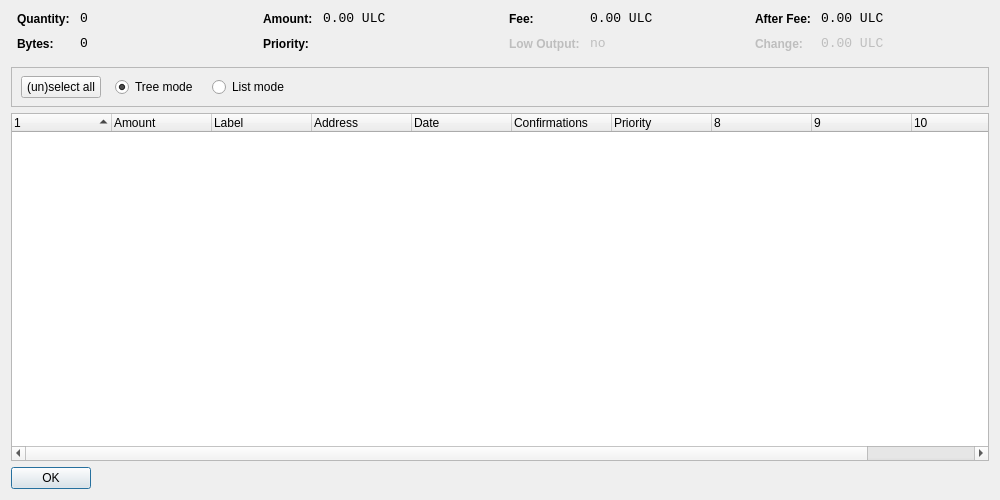
<?xml version="1.0" encoding="UTF-8"?>
<ui version="4.0">
 <class>CoinControlDialog</class>
 <widget class="QDialog" name="CoinControlDialog">
  <property name="geometry">
   <rect>
    <x>0</x>
    <y>0</y>
    <width>1000</width>
    <height>500</height>
   </rect>
  </property>
  <property name="windowTitle">
   <string>Coin Control</string>
  </property>
  <layout class="QVBoxLayout" name="verticalLayout">
   <item>
    <layout class="QHBoxLayout" name="horizontalLayoutTop" stretch="0,0,0,0">
     <property name="topMargin">
      <number>0</number>
     </property>
     <property name="bottomMargin">
      <number>10</number>
     </property>
     <item>
      <layout class="QFormLayout" name="formLayoutCoinControl1">
       <property name="horizontalSpacing">
        <number>10</number>
       </property>
       <property name="verticalSpacing">
        <number>10</number>
       </property>
       <property name="leftMargin">
        <number>6</number>
       </property>
       <property name="rightMargin">
        <number>6</number>
       </property>
       <item row="0" column="0">
        <widget class="QLabel" name="labelCoinControlQuantityText">
         <property name="styleSheet">
          <string notr="true">font-weight:bold;</string>
         </property>
         <property name="text">
          <string>Quantity:</string>
         </property>
        </widget>
       </item>
       <item row="0" column="1">
        <widget class="QLabel" name="labelCoinControlQuantity">
         <property name="font">
          <font>
           <family>Monospace</family>
           <pointsize>10</pointsize>
          </font>
         </property>
         <property name="cursor">
          <cursorShape>IBeamCursor</cursorShape>
         </property>
         <property name="contextMenuPolicy">
          <enum>Qt::ActionsContextMenu</enum>
         </property>
         <property name="text">
          <string notr="true">0</string>
         </property>
         <property name="textInteractionFlags">
          <set>Qt::LinksAccessibleByMouse|Qt::TextSelectableByKeyboard|Qt::TextSelectableByMouse</set>
         </property>
        </widget>
       </item>
       <item row="1" column="0">
        <widget class="QLabel" name="labelCoinControlBytesText">
         <property name="styleSheet">
          <string notr="true">font-weight:bold;</string>
         </property>
         <property name="text">
          <string>Bytes:</string>
         </property>
        </widget>
       </item>
       <item row="1" column="1">
        <widget class="QLabel" name="labelCoinControlBytes">
         <property name="font">
          <font>
           <family>Monospace</family>
           <pointsize>10</pointsize>
          </font>
         </property>
         <property name="cursor">
          <cursorShape>IBeamCursor</cursorShape>
         </property>
         <property name="contextMenuPolicy">
          <enum>Qt::ActionsContextMenu</enum>
         </property>
         <property name="text">
          <string notr="true">0</string>
         </property>
         <property name="textInteractionFlags">
          <set>Qt::LinksAccessibleByMouse|Qt::TextSelectableByKeyboard|Qt::TextSelectableByMouse</set>
         </property>
        </widget>
       </item>
      </layout>
     </item>
     <item>
      <layout class="QFormLayout" name="formLayoutCoinControl2">
       <property name="horizontalSpacing">
        <number>10</number>
       </property>
       <property name="verticalSpacing">
        <number>10</number>
       </property>
       <property name="leftMargin">
        <number>6</number>
       </property>
       <property name="rightMargin">
        <number>6</number>
       </property>
       <item row="0" column="0">
        <widget class="QLabel" name="labelCoinControlAmountText">
         <property name="styleSheet">
          <string notr="true">font-weight:bold;</string>
         </property>
         <property name="text">
          <string>Amount:</string>
         </property>
        </widget>
       </item>
       <item row="0" column="1">
        <widget class="QLabel" name="labelCoinControlAmount">
         <property name="font">
          <font>
           <family>Monospace</family>
           <pointsize>10</pointsize>
          </font>
         </property>
         <property name="cursor">
          <cursorShape>IBeamCursor</cursorShape>
         </property>
         <property name="contextMenuPolicy">
          <enum>Qt::ActionsContextMenu</enum>
         </property>
         <property name="text">
          <string notr="true">0.00 ULC</string>
         </property>
         <property name="textInteractionFlags">
          <set>Qt::LinksAccessibleByMouse|Qt::TextSelectableByKeyboard|Qt::TextSelectableByMouse</set>
         </property>
        </widget>
       </item>
       <item row="1" column="0">
        <widget class="QLabel" name="labelCoinControlPriorityText">
         <property name="styleSheet">
          <string notr="true">font-weight:bold;</string>
         </property>
         <property name="text">
          <string>Priority:</string>
         </property>
        </widget>
       </item>
       <item row="1" column="1">
        <widget class="QLabel" name="labelCoinControlPriority">
         <property name="font">
          <font>
           <family>Monospace</family>
           <pointsize>10</pointsize>
          </font>
         </property>
         <property name="cursor">
          <cursorShape>IBeamCursor</cursorShape>
         </property>
         <property name="contextMenuPolicy">
          <enum>Qt::ActionsContextMenu</enum>
         </property>
         <property name="text">
          <string/>
         </property>
         <property name="textInteractionFlags">
          <set>Qt::LinksAccessibleByMouse|Qt::TextSelectableByKeyboard|Qt::TextSelectableByMouse</set>
         </property>
        </widget>
       </item>
      </layout>
     </item>
     <item>
      <layout class="QFormLayout" name="formLayoutCoinControl3">
       <property name="horizontalSpacing">
        <number>10</number>
       </property>
       <property name="verticalSpacing">
        <number>10</number>
       </property>
       <property name="leftMargin">
        <number>6</number>
       </property>
       <property name="rightMargin">
        <number>6</number>
       </property>
       <item row="0" column="0">
        <widget class="QLabel" name="labelCoinControlFeeText">
         <property name="styleSheet">
          <string notr="true">font-weight:bold;</string>
         </property>
         <property name="text">
          <string>Fee:</string>
         </property>
        </widget>
       </item>
       <item row="0" column="1">
        <widget class="QLabel" name="labelCoinControlFee">
         <property name="font">
          <font>
           <family>Monospace</family>
           <pointsize>10</pointsize>
          </font>
         </property>
         <property name="cursor">
          <cursorShape>IBeamCursor</cursorShape>
         </property>
         <property name="contextMenuPolicy">
          <enum>Qt::ActionsContextMenu</enum>
         </property>
         <property name="text">
          <string notr="true">0.00 ULC</string>
         </property>
         <property name="textInteractionFlags">
          <set>Qt::LinksAccessibleByMouse|Qt::TextSelectableByKeyboard|Qt::TextSelectableByMouse</set>
         </property>
        </widget>
       </item>
       <item row="1" column="0">
        <widget class="QLabel" name="labelCoinControlLowOutputText">
         <property name="enabled">
          <bool>false</bool>
         </property>
         <property name="styleSheet">
          <string notr="true">font-weight:bold;</string>
         </property>
         <property name="text">
          <string>Low Output:</string>
         </property>
        </widget>
       </item>
       <item row="1" column="1">
        <widget class="QLabel" name="labelCoinControlLowOutput">
         <property name="enabled">
          <bool>false</bool>
         </property>
         <property name="font">
          <font>
           <family>Monospace</family>
           <pointsize>10</pointsize>
          </font>
         </property>
         <property name="cursor">
          <cursorShape>IBeamCursor</cursorShape>
         </property>
         <property name="contextMenuPolicy">
          <enum>Qt::ActionsContextMenu</enum>
         </property>
         <property name="text">
          <string notr="true">no</string>
         </property>
         <property name="textInteractionFlags">
          <set>Qt::LinksAccessibleByMouse|Qt::TextSelectableByKeyboard|Qt::TextSelectableByMouse</set>
         </property>
        </widget>
       </item>
      </layout>
     </item>
     <item>
      <layout class="QFormLayout" name="formLayoutCoinControl4">
       <property name="horizontalSpacing">
        <number>10</number>
       </property>
       <property name="verticalSpacing">
        <number>10</number>
       </property>
       <property name="leftMargin">
        <number>6</number>
       </property>
       <property name="rightMargin">
        <number>6</number>
       </property>
       <item row="0" column="0">
        <widget class="QLabel" name="labelCoinControlAfterFeeText">
         <property name="styleSheet">
          <string notr="true">font-weight:bold;</string>
         </property>
         <property name="text">
          <string>After Fee:</string>
         </property>
        </widget>
       </item>
       <item row="0" column="1">
        <widget class="QLabel" name="labelCoinControlAfterFee">
         <property name="font">
          <font>
           <family>Monospace</family>
           <pointsize>10</pointsize>
          </font>
         </property>
         <property name="cursor">
          <cursorShape>IBeamCursor</cursorShape>
         </property>
         <property name="contextMenuPolicy">
          <enum>Qt::ActionsContextMenu</enum>
         </property>
         <property name="text">
          <string notr="true">0.00 ULC</string>
         </property>
         <property name="textInteractionFlags">
          <set>Qt::LinksAccessibleByMouse|Qt::TextSelectableByKeyboard|Qt::TextSelectableByMouse</set>
         </property>
        </widget>
       </item>
       <item row="1" column="0">
        <widget class="QLabel" name="labelCoinControlChangeText">
         <property name="enabled">
          <bool>false</bool>
         </property>
         <property name="styleSheet">
          <string notr="true">font-weight:bold;</string>
         </property>
         <property name="text">
          <string>Change:</string>
         </property>
        </widget>
       </item>
       <item row="1" column="1">
        <widget class="QLabel" name="labelCoinControlChange">
         <property name="enabled">
          <bool>false</bool>
         </property>
         <property name="font">
          <font>
           <family>Monospace</family>
           <pointsize>10</pointsize>
          </font>
         </property>
         <property name="cursor">
          <cursorShape>IBeamCursor</cursorShape>
         </property>
         <property name="contextMenuPolicy">
          <enum>Qt::ActionsContextMenu</enum>
         </property>
         <property name="text">
          <string notr="true">0.00 ULC</string>
         </property>
         <property name="textInteractionFlags">
          <set>Qt::LinksAccessibleByMouse|Qt::TextSelectableByKeyboard|Qt::TextSelectableByMouse</set>
         </property>
        </widget>
       </item>
      </layout>
     </item>
    </layout>
   </item>
   <item>
    <widget class="QFrame" name="frame">
     <property name="minimumSize">
      <size>
       <width>0</width>
       <height>40</height>
      </size>
     </property>
     <property name="frameShape">
      <enum>QFrame::StyledPanel</enum>
     </property>
     <property name="frameShadow">
      <enum>QFrame::Sunken</enum>
     </property>
     <widget class="QWidget" name="horizontalLayoutWidget">
      <property name="geometry">
       <rect>
        <x>10</x>
        <y>0</y>
        <width>781</width>
        <height>41</height>
       </rect>
      </property>
      <layout class="QHBoxLayout" name="horizontalLayoutPanel" stretch="0,0,0,0,0">
       <property name="spacing">
        <number>14</number>
       </property>
       <item>
        <widget class="QPushButton" name="pushButtonSelectAll">
         <property name="sizePolicy">
          <sizepolicy hsizetype="Maximum" vsizetype="Fixed">
           <horstretch>0</horstretch>
           <verstretch>0</verstretch>
          </sizepolicy>
         </property>
         <property name="text">
          <string>(un)select all</string>
         </property>
        </widget>
       </item>
       <item>
        <widget class="QRadioButton" name="radioTreeMode">
         <property name="sizePolicy">
          <sizepolicy hsizetype="Maximum" vsizetype="Fixed">
           <horstretch>0</horstretch>
           <verstretch>0</verstretch>
          </sizepolicy>
         </property>
         <property name="text">
          <string>Tree mode</string>
         </property>
         <property name="checked">
          <bool>true</bool>
         </property>
        </widget>
       </item>
       <item>
        <widget class="QRadioButton" name="radioListMode">
         <property name="sizePolicy">
          <sizepolicy hsizetype="Maximum" vsizetype="Fixed">
           <horstretch>0</horstretch>
           <verstretch>0</verstretch>
          </sizepolicy>
         </property>
         <property name="text">
          <string>List mode</string>
         </property>
        </widget>
       </item>
       <item>
        <spacer name="horizontalSpacer">
         <property name="orientation">
          <enum>Qt::Horizontal</enum>
         </property>
         <property name="sizeHint" stdset="0">
          <size>
           <width>40</width>
           <height>20</height>
          </size>
         </property>
        </spacer>
       </item>
      </layout>
     </widget>
    </widget>
   </item>
   <item>
    <widget class="CoinControlTreeWidget" name="treeWidget">
     <property name="contextMenuPolicy">
      <enum>Qt::CustomContextMenu</enum>
     </property>
     <property name="sortingEnabled">
      <bool>false</bool>
     </property>
     <property name="columnCount">
      <number>11</number>
     </property>
     <attribute name="headerShowSortIndicator" stdset="0">
      <bool>true</bool>
     </attribute>
     <attribute name="headerStretchLastSection">
      <bool>false</bool>
     </attribute>
     <column>
      <property name="text">
       <string/>
      </property>
     </column>
     <column>
      <property name="text">
       <string>Amount</string>
      </property>
     </column>
     <column>
      <property name="text">
       <string>Label</string>
      </property>
     </column>
     <column>
      <property name="text">
       <string>Address</string>
      </property>
     </column>
     <column>
      <property name="text">
       <string>Date</string>
      </property>
     </column>
     <column>
      <property name="text">
       <string>Confirmations</string>
      </property>
      <property name="toolTip">
       <string>Confirmed</string>
      </property>
     </column>
     <column>
      <property name="text">
       <string>Priority</string>
      </property>
     </column>
     <column>
      <property name="text">
       <string/>
      </property>
     </column>
     <column>
      <property name="text">
       <string/>
      </property>
     </column>
     <column>
      <property name="text">
       <string/>
      </property>
     </column>
     <column>
      <property name="text">
       <string/>
      </property>
     </column>
    </widget>
   </item>
   <item>
    <widget class="QDialogButtonBox" name="buttonBox">
     <property name="sizePolicy">
      <sizepolicy hsizetype="Maximum" vsizetype="Fixed">
       <horstretch>0</horstretch>
       <verstretch>0</verstretch>
      </sizepolicy>
     </property>
     <property name="orientation">
      <enum>Qt::Horizontal</enum>
     </property>
     <property name="standardButtons">
      <set>QDialogButtonBox::Ok</set>
     </property>
    </widget>
   </item>
  </layout>
 </widget>
 <customwidgets>
  <customwidget>
   <class>CoinControlTreeWidget</class>
   <extends>QTreeWidget</extends>
   <header>coincontroltreewidget.h</header>
  </customwidget>
 </customwidgets>
 <resources/>
 <connections/>
</ui>
